Frame 1 (no input): blank canvas, image omitted
Frame 60 (no input): blank canvas, image omitted
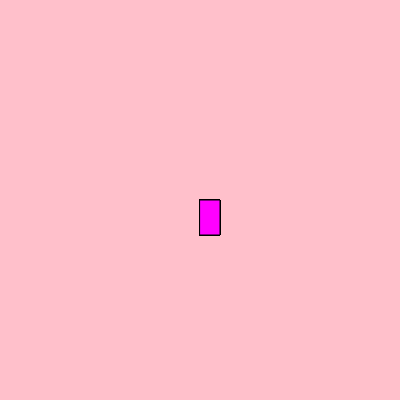
Frame 120 (the mouse pressed at the canvas centre since frame 60)

The p5.js sketch whose frames 1 and 60 were blank and that drew this single picture after the mouse press (run headless with seeded random() and noise() and a simulated clock; from frame 60 on, the mouse is pressed at the canvas centre):

// p5.js sketch
// ── sketch.js
function setup() {
    createCanvas(400,400);
    background("pink");
  }
  
  function draw() {
    stroke("black");
    fill("fuchsia")
    
    if(mouseIsPressed){
      rect(mouseX, mouseY, 20, 35);
    }
  }
